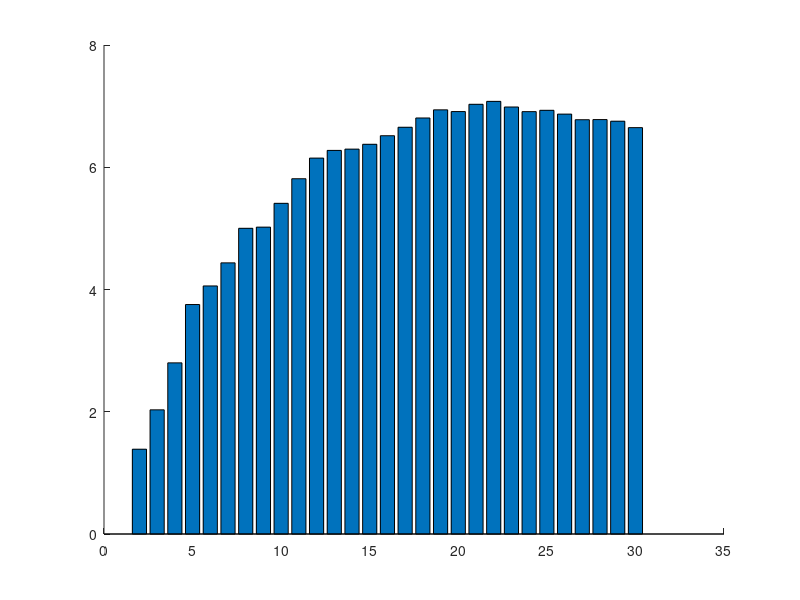

MATLAB code for this plot: (Note: this script raises an error after producing the figure.)
%% generating Fig 1 and S7
addpath(genpath(pwd))

aaa=importdata('sim_22cancers_cls2_number1.mat')
load('norm_cls_number_const.mat')

normalized_stab=mean(aaa.ppmi_wd123)./norm_cls_purity_const(1,:);
standard_stab=std(aaa.ppmi_wd123)./norm_cls_purity_const(1,:);
 

clf
figure
hold on
ttt1=bar(2:30, normalized_stab);   ttt1.FaceColor='k'
ttt2=errorbar(2:30, normalized_stab, standard_stab,'.');  ttt2.Color='k'
ttt=xlabel('Target cluster number'); ttt.FontSize=15;
xlim([1 31]); 
ylabel('Adjusted Purity', 'FontSize', 15)
alpha 0.2
set(gca,'FontSize', 14);
print -depsc normalized_simul_22cancer



%% generating stability graph (target cluster number) 
aaa=importdata('sim_22cancers_cls2_number2.mat')
load('norm_cls_number_const.mat')

normalized_stab=mean(aaa.ppmi_wd123)./norm_cls_purity_const(1,:);
standard_stab=std(aaa.ppmi_wd123)./norm_cls_purity_const(1,:);

clf
figure
hold on
ttt1=bar(2:30, normalized_stab);   ttt1.FaceColor='k'
ttt2=errorbar(2:30, normalized_stab, standard_stab,'.');  ttt2.Color='k'
ttt=xlabel('Target cluster number'); ttt.FontSize=15;
xlim([1 31]); 
ylabel('Adjusted Purity', 'FontSize', 15)
alpha 0.2
set(gca,'FontSize', 14);
print -depsc normalized_simul_22cancer2



